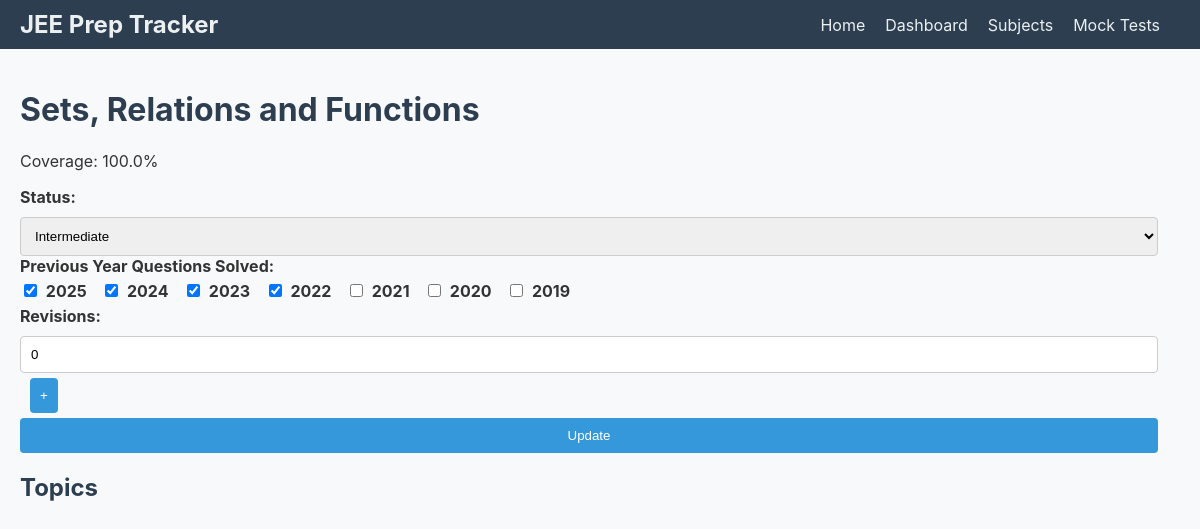
Screenshot of /chapter/1 with the database file from the repository.
### app/models.py (models this page shows, shortened)
class Chapter(db.Model):
    id = db.Column(db.Integer, primary_key=True)
    name = db.Column(db.String(64), index=True)
    subject_id = db.Column(db.Integer, db.ForeignKey('subject.id'))
    topics = db.relationship('Topic', backref='chapter', lazy='dynamic')
    coverage = db.Column(db.Float, default=0.0)  # Coverage percentage
    status = db.Column(db.String(64), default='Not Started')  # Status
    prev_year_questions = db.Column(db.String(64), default='')  # Years of previous year questions solved
    revisions = db.Column(db.Integer, default=0)  # Number of revisions

### app/routes.py (the view, shortened to what this page needs)
@app.route('/chapter/<int:chapter_id>', methods=['GET', 'POST'])
def chapter(chapter_id):
    chapter = Chapter.query.get_or_404(chapter_id)
    return render_template('chapter.html', chapter=chapter)

### app/templates/chapter.html (shortened to what this page needs)
{% extends "base.html" %}
{% block content %}
  <h1>{{ chapter.name }}</h1>
  <p>Coverage: {{ chapter.coverage }}%</p>
  <form method="POST">
    <div>
      <label for="status">Status:</label>
      <select name="status" id="status">
        <option value="Intermediate" {% if chapter.status == 'Intermediate' %}selected{% endif %}>Intermediate</option>
      </select>
    </div>
    <div>
      <label for="prev_year_questions">Previous Year Questions Solved:</label>
      <div id="prev_year_questions">
        {% for year in range(2025, 2018, -1) %}
          <label>
            <input type="checkbox" name="prev_year_questions" value="{{ year }}" {% if year|string in chapter.prev_year_questions.split(',') %}checked{% endif %}>
            {{ year }}
          </label>
        {% endfor %}
      </div>
    </div>
    <div>
      <label for="revisions">Revisions:</label>
      <input type="number" name="revisions" id="revisions" value="{{ chapter.revisions }}">
      <button type="button" class="increment" onclick="incrementRevisions()">+</button>
    </div>
    <button type="submit">Update</button>
  </form>
  <h2>Topics</h2>
{% endblock %}

### app/static/css/style.css (style rules this page uses)
body { font-family: 'Inter', sans-serif; background-color: #f8f9fa; color: #333; margin: 0; padding: 0; }
h1, h2 { color: #2c3e50; }
form { display: inline; }
label { display: block; font-weight: bold; margin-bottom: 5px; }
select, input[type="number"], input[type="text"], input[type="date"], button { width: calc(100% - 22px); padding: 10px; margin-top: 5px; border: 1px solid #ccc; border-radius: 4px; box-sizing: border-box; }
button { background-color: #3498db; color: white; border: none; cursor: pointer; padding: 10px 20px; border-radius: 4px; transition: background-color 0.3s ease; }
button.increment { width: auto; margin-left: 10px; padding: 10px; }
#prev_year_questions label { display: inline-block; margin-right: 10px; margin-bottom: 5px; }
#prev_year_questions input[type="checkbox"] { margin-right: 5px; }

### rows the page displays
Chapter: name "Sets, Relations and Functions", coverage "100.0", status "Intermediate", prev_year_questions "☑" "☑" "☑" "☑", revisions "0"

### other values shown
{{ year }} "2025" "2024" "2023" "2022" "2021" "2020" "2019"
